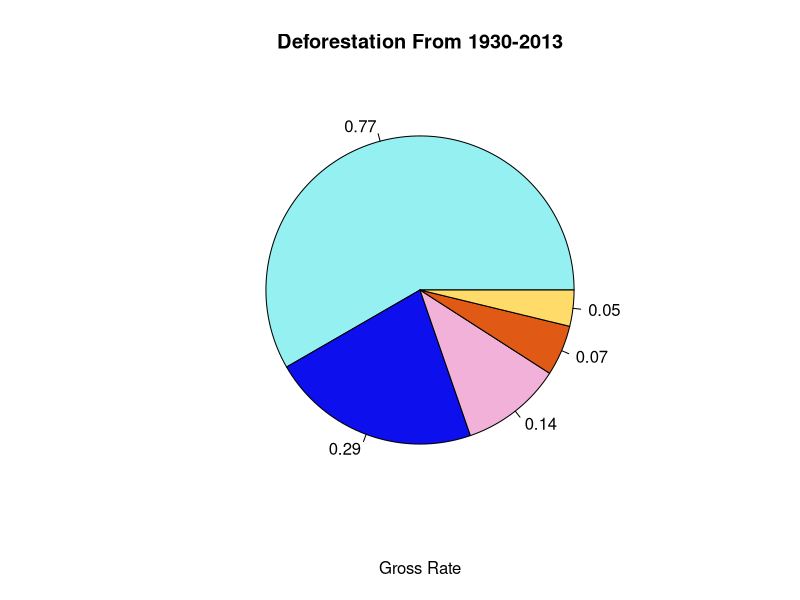

R code for this plot: (Note: this script raises an error after producing the figure.)
dev.off()
a<- read.csv("My_Data.csv")
a
x<-c(a$Gross.rate)
x
y<-a$Rate.of.reforestation
y
ColorPic<-c("#94f0f1","#0e0fed","#f2b1d8","#e05915" ,"#ffdc6a")

years<-c(1930-1975,1975-1985,1985-1995,1995-2005,2005-2013)

pie(x,labels = x,xlab="Gross Rate", main = "Deforestation From 1930-2013",col = ColorPic )
plot.new(x,y)
legend("topright", c("1930-1975","1975-1985","1985-1995","1995-2005","2005-2013"), cex = 1,
       fill = ColorPic, title="Years")

